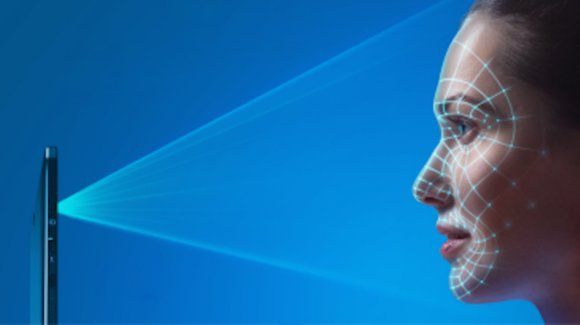
#> input picture imageGUI/bg_app.jpg, 580 x 325 px; its folder holds only this picture in this run
$ python -i face_ui.py   (imports and definitions only)   (older library calls are emulated)
#> lines starting #> are read from the running program, lines starting #| are printed output that depends on the picture
import os
from tkinter import *
from tkinter.ttk import *
from tkinter import messagebox
import tkinter
import cv2
from PIL import ImageTk, Image, ImageGrab
import matplotlib.pyplot as plt


def _from_rgb(rgb):
    """translates an rgb tuple of int to a tkinter friendly color code
    """
    return "#%02x%02x%02x" % rgb


# [3 lines not run here, left out]

# CONFIG
# PATH
base_dir = os.path.dirname(__file__)

# COLOR
lightGray = _from_rgb((240, 240, 240))
white = _from_rgb((255, 255, 255))

# FONT
font_header1 = "Arial 20 bold"
font_header2 = "Arial 16 bold"
font_content = "Arial 12"

# IMAGE
# [1 line not run here, left out]
# [2 lines that did not run here, left out]
# [1 line that did not run here, left out]

# [1 line not run here, left out]
# [2 lines that did not run here, left out]
# [1 line that did not run here, left out]

# [1 line not run here, left out]
# [2 lines that did not run here, left out]
# [1 line that did not run here, left out]

# [1 line not run here, left out]
# [2 lines that did not run here, left out]
# [1 line that did not run here, left out]
# End config

# [1 line that did not run here, left out]
# [1 line that did not run here, left out]
# [1 line that did not run here, left out]

# [1 line that did not run here, left out]
# [2 lines not run here, left out]


def switch(frame):
    # for f in frames:
    #     for widget in f.winfo_children():
    #         widget.destroy()
    if (frame == trang_chu):
        trangChu()
    elif (frame == nhan_dien):
        nhanDien()
    elif (frame == them_nguoi):
        reRenderImageButton()
        themNguoi()
    frame.tkraise()


# [127 lines left out: functions trangChu, nhanDien, themNguoi, not called in this run]


# [2 lines that did not run here, left out]


# [19 lines left out: function reRenderImageButton, not called in this run]


'''CAMERA'''
# [1 line not run here, left out]
start = False
capture = False
name = ""
container_folder = ""
count = 0

# Define function to show frame


# [41 lines left out: functions show_frames, startVideo, endVideo, not called in this run]


def takeAPhoto():
    global capture
    capture = True


# [33 lines left out: functions save, getName, not called in this run]


# [2 lines not run here, left out]

>>> import cv2
>>> picture = cv2.imread('imageGUI/bg_app.jpg', cv2.IMREAD_GRAYSCALE)
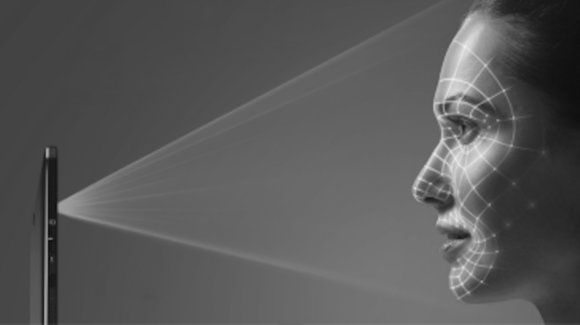
#> picture: shape (325, 580); min 4, max 239, mean 87.9
#> (the run stopped early here; a loop or call above may not have finished)
